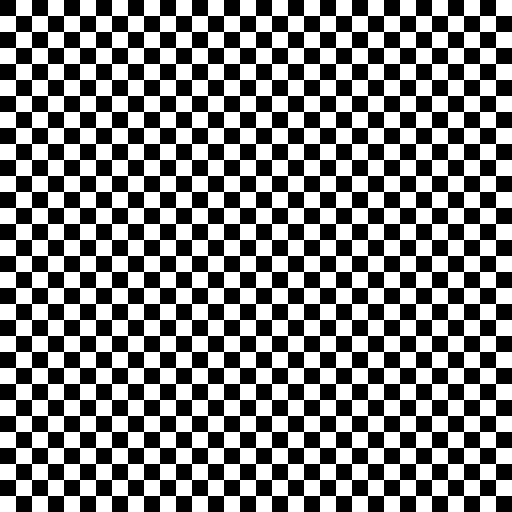
//> input picture bloque_1/clase_1/practicas/P3_chess/chessboard.png, 1024 x 1024 px, given in place of knights.png, which was not available (shown at 1/2 size)
$ ./practica1   (built with g++ and OpenCV 4)
//> lines starting //> are read from the running program, lines starting //| are printed output that depends on the picture; after the words box and inside, x2 and y2 are one past the last pixel; in counts of white or black regions, pixels touching at a corner belong together; pictures that were not available may be replaced by others from this repository, and a replacement may not be noted
#include <opencv2/core.hpp>
#include <opencv2/highgui.hpp>
#include <opencv2/imgcodecs.hpp>
#include <opencv2/imgproc.hpp>
#include <iostream>
#include <vector>

int main(int argc, char **argv)
{
    // TODO: Crear y mostrar imagenes

    cv::Mat image_gray = cv::Mat(100, 300, CV_8UC1, 120);                   // 1 canal, valor 120
    cv::Mat image_blue = cv::Mat(100, 200, CV_8UC3, cv::Vec3b(255, 0, 0));  // 3 canales, BGR
    cv::Mat image_white = cv::Mat(100, 200, CV_8UC3, cv::Scalar::all(255)); // 3 canales, BGR, todos a 255

    std::cout << "Size: " << image_white.size() << std::endl; // [ancho x alto], al reves que shape
    std::cout << "Rows: " << image_white.rows << std::endl;
    std::cout << "Columns: " << image_white.cols << std::endl;
    std::cout << "Channels: " << image_white.channels() << std::endl;
    std::cout << "Depth: " << image_white.depth() << std::endl;
    cv::imshow("image_gray", image_gray);
    cv::imshow("image_blue", image_blue);
    cv::imshow("image_white", image_white);
    cv::waitKey(0);
    cv::destroyAllWindows();

    // TODO: Leer de fichero

    cv::Mat knights = cv::imread("../data/knights.png");
//> knights is the input picture: 1024 rows x 1024 cols, CV_8UC3; 50% white; 1 white region, box (x1, y1, x2, y2) and area: (0, 0, 1024, 1024) 524288
    cv::imshow("image_normal", knights);
    cv::waitKey(0);
    cv::destroyAllWindows();

    // TODO: Convertir a grayscale

    cv::Mat knights_gray;
    cv::cvtColor(knights, knights_gray, cv::COLOR_BGR2GRAY);
    cv::imshow("knights_gray", knights_gray);
    cv::waitKey(0);
    cv::destroyAllWindows();

    // TODO: Convertir a blanco y negro

    cv::Mat knights_bw;
    double value = cv::threshold(knights_gray, knights_bw, 100, 255, cv::THRESH_BINARY);
    cv::imshow("b&w", knights_bw);
    cv::waitKey(0);
    cv::destroyAllWindows();

    // TODO: Negativo
    cv::Mat knights_negative = cv::Scalar::all(255) - knights; // all(255): los 3 canales
    cv::imshow("knights_negative", knights_negative);
    cv::waitKey(0);
    cv::destroyAllWindows();

    // TODO: Multiplicar por escalar
    cv::Mat knights_darker;
    cv::multiply(knights, 0.5, knights_darker);
    cv::imshow("knights_darker", knights_darker);
    cv::waitKey(0);
    cv::destroyAllWindows();

    // TODO: Sumar y combinar
    cv::Mat chess = cv::imread("../data/chessboard.png");
    if (chess.empty())
    {
        std::cerr << "Error: no se ha podido leer la imagen" << std::endl;
        return 1;
    }
    cv::Mat fusion;
    cv::addWeighted(knights, 0.5, chess, 0.5, 0, fusion); // 0.5*a + 0.5*b + 0
    cv::imshow("fusion", fusion);
    cv::waitKey(0);
    cv::destroyAllWindows();

    // TODO: Lectura/escritura de pixeles
    cv::Vec3b px1 = knights.at<cv::Vec3b>(20, 20);                                                                     // (fila, columna) -> [B G R]
//> px1 = [0, 0, 0]
    std::cout << "Pixel (20, 20): [" << (int)px1[0] << ", " << (int)px1[1] << ", " << (int)px1[2] << "]" << std::endl; // cast a int y orden BGR
//| Pixel (20, 20): [0, 0, 0]
    for (int r = 20; r < 60; r++)
    {
        for (int c = 30; c < 90; c++)
        {
            knights.at<cv::Vec3b>(r, c) = cv::Vec3b(0, 0, 255); // bloque rojo
        }
    }
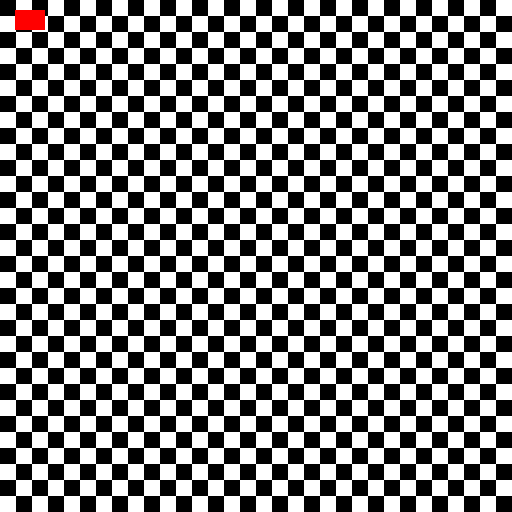
//> knights: 1024 rows x 1024 cols, CV_8UC3 (shown at 1/2 size); 0.23% of pixels changed, all inside (x1, y1, x2, y2) = (30, 20, 90, 60)
    cv::imshow("knights_red_block", knights);
    cv::waitKey(0);
    cv::destroyAllWindows();

    // TODO: Copia y clonado
    cv::Mat knights_ref = knights;           // NO copia: misma memoria
    knights_ref.setTo(cv::Vec3b(0, 255, 0)); // setTo -> set all pixels to a value
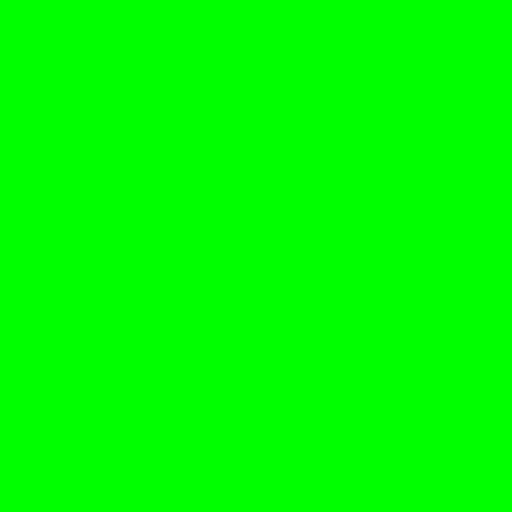
//> knights_ref: 1024 rows x 1024 cols, CV_8UC3 (shown at 1/2 size); mean B, G, R 0, 255, 0
    cv::imshow("knights_ref", knights_ref);
    cv::imshow("knights", knights);
    cv::waitKey(0);

    knights = cv::imread("../data/knights.png"); // recuperamos la original
    cv::Mat knights_copy = knights.clone();      // copia real
    knights_copy.setTo(cv::Vec3b(0, 255, 0));
    cv::imshow("knights clone", knights_copy);
    cv::imshow("knights", knights);
    cv::waitKey(0);

    cv::destroyAllWindows();

    // TODO: Crop
    cv::Rect rectangle(450, 420, 70, 70);      // (x, y, ancho, alto)
    cv::Mat face = knights(rectangle).clone(); // clone() para que sea copia real
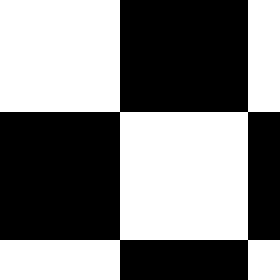
//> face: 70 rows x 70 cols, CV_8UC3 (shown 4 times larger); 50.4% white; 1 black region, box (x1, y1, x2, y2) and area: (0, 0, 70, 70) 2432
    cv::imshow("knights", knights);
    cv::imshow("face", face);
    cv::waitKey(0);
    cv::destroyAllWindows();

    // TODO: Resize
    cv::Mat face_big;
    cv::resize(face, face_big, cv::Size(420, 420)); // por defecto INTER_LINEAR
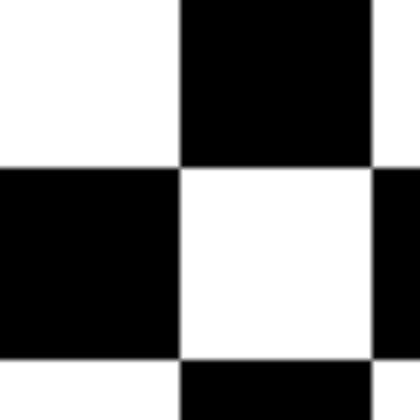
//> face_big: 420 rows x 420 cols, CV_8UC3; min 0, max 255, mean 128.4
    cv::imshow("face_big_linear", face_big);

    cv::Mat face_big_nearest;
    cv::resize(face, face_big_nearest, cv::Size(420, 420), 0, 0, cv::INTER_NEAREST);
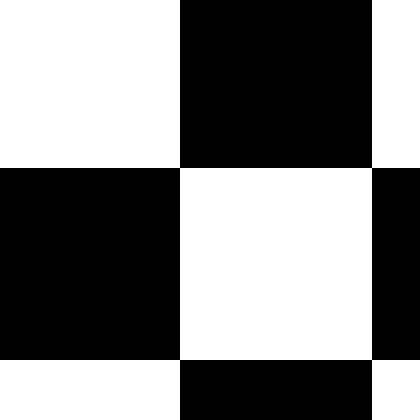
//> face_big_nearest: 420 rows x 420 cols, CV_8UC3; 50.4% white; 1 black region, box (x1, y1, x2, y2) and area: (0, 0, 420, 420) 87552
    cv::imshow("face_big_nearest", face_big_nearest);
    cv::waitKey(0);
    cv::destroyAllWindows();

    // TODO: Canales
    std::vector<cv::Mat> bgr;
    cv::split(knights, bgr); // bgr[0]=B, bgr[1]=G, bgr[2]=R
    cv::imshow("blue", bgr[0]);
    cv::imshow("green", bgr[1]);
    cv::imshow("red", bgr[2]);
    cv::waitKey(0);
    cv::destroyAllWindows();

    // TODO: HSV
    cv::Mat hsv;
    cv::cvtColor(knights, hsv, cv::COLOR_BGR2HSV); // H [0,180), S [0,255], V [0,255]
//> hsv: 1024 rows x 1024 cols, CV_8UC3; mean H, S, V 0, 0, 127.5
    std::vector<cv::Mat> planes;
    cv::split(hsv, planes); // planes[0]=H, [1]=S, [2]=V
//> planes[0]: 1024 rows x 1024 cols, CV_8UC1; every value is 0

    cv::multiply(planes[1], 2.0, planes[1]); // saturacion x2 (satura en 255)
    cv::Mat hsv_sat, knights_sat;
    cv::merge(planes, hsv_sat);
    cv::cvtColor(hsv_sat, knights_sat, cv::COLOR_HSV2BGR);
    cv::imshow("knights", knights);
    cv::imshow("saturation x2", knights_sat);
    cv::waitKey(0);
    cv::destroyAllWindows();

    return 0;
}
